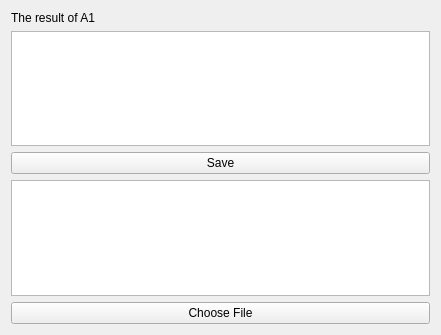
<?xml version="1.0" encoding="UTF-8"?>
<ui version="4.0">
 <class>Result_detailsClass</class>
 <widget class="QWidget" name="Result_detailsClass">
  <property name="geometry">
   <rect>
    <x>0</x>
    <y>0</y>
    <width>441</width>
    <height>335</height>
   </rect>
  </property>
  <property name="windowTitle">
   <string>Result_details</string>
  </property>
  <layout class="QGridLayout" name="gridLayout">
   <item row="3" column="1">
    <widget class="QTextBrowser" name="textBrowser"/>
   </item>
   <item row="4" column="1">
    <widget class="QPushButton" name="pushButton">
     <property name="text">
      <string>Choose File</string>
     </property>
    </widget>
   </item>
   <item row="1" column="1">
    <widget class="QTextEdit" name="textEdit"/>
   </item>
   <item row="0" column="1">
    <widget class="QLabel" name="label">
     <property name="text">
      <string>The result of A1</string>
     </property>
    </widget>
   </item>
   <item row="2" column="1">
    <widget class="QPushButton" name="pushButton_2">
     <property name="text">
      <string>Save</string>
     </property>
    </widget>
   </item>
  </layout>
 </widget>
 <layoutdefault spacing="6" margin="11"/>
 <resources/>
 <connections/>
</ui>
